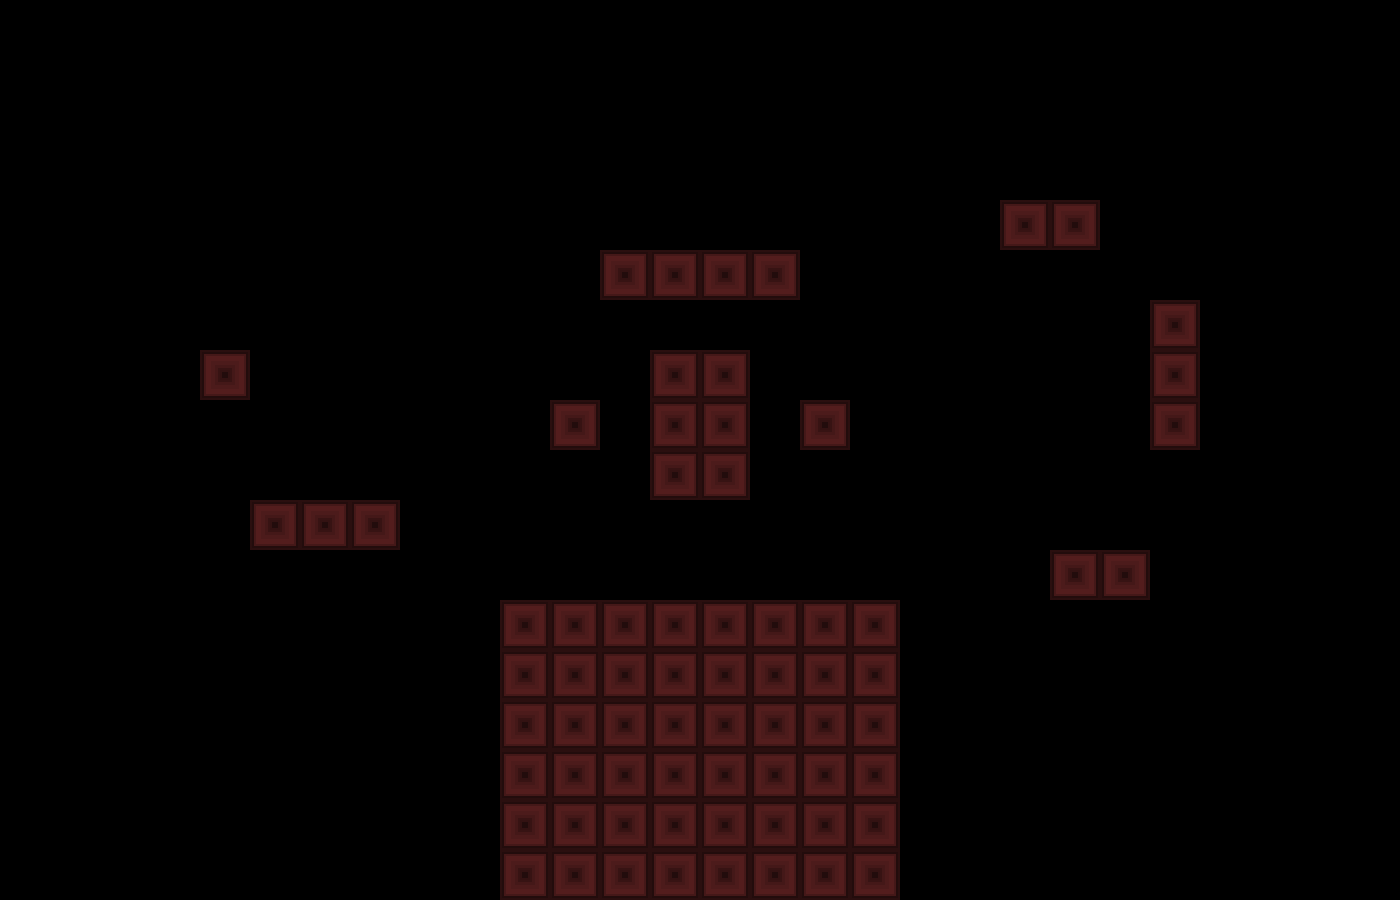

A level layout from a 2D game, rendered from its tile map. Below: a short description, then the map file with tile-grid data replaced by summaries:
An orthogonal 28x18 tile map with 50x50 px tiles, 3 tile layers (tiles-main, tiles-deco, tiles-deco2), 8 tilesets and 32 objects (28x spike, 4x slab).

<map version="1.10" tiledversion="1.11.2" orientation="orthogonal" renderorder="right-down" width="28" height="18" tilewidth="50" tileheight="50" infinite="0" nextlayerid="26" nextobjectid="1017">
 <properties>
  <property name="songName" value="rain" />
 </properties>
 <tileset firstgid="1" source="ch1-tiles.tsx" />
 <tileset firstgid="81" source="../../textures/trampoline.tsx" />
 <tileset firstgid="84" source="../../textures/save.tsx" />
 <tileset firstgid="85" source="../../textures/spike.tsx" />
 <tileset firstgid="93" source="../../textures/laser.tsx" />
 <tileset firstgid="111" source="../../textures/light.tsx" />
 <tileset firstgid="112" source="../../textures/trampoline-mini.tsx" />
 <tileset firstgid="121" source="../../textures/transition-tiles.tsx" />
 <layer id="1" name="tiles-main" width="28" height="18">
  <data>[504 cells, 71 non-empty, 1 distinct tile ids]</data>
 </layer>
 <layer id="5" name="tiles-deco" width="28" height="18">
  <data>[504 cells, 0 non-empty, 0 distinct tile ids]</data>
 </layer>
 <layer id="18" name="tiles-deco2" width="28" height="18">
  <data>[504 cells, 0 non-empty, 0 distinct tile ids]</data>
 </layer>
 <objectgroup id="16" name="falling">
  <properties>
   <property name="direction" value="down" />
  </properties>
 </objectgroup>
 <objectgroup id="13" name="platform" />
 <objectgroup id="7" name="trampoline" />
 <objectgroup id="19" name="trampoline-mini" />
 <objectgroup id="9" name="spike-normal" visible="0">
  <object id="982" name="spike" gid="91" x="0" y="760" width="50" height="50">
   <properties>
    <property name="direction" value="6" />
   </properties>
  </object>
  <object id="983" name="spike" gid="91" x="50" y="760" width="50" height="50">
   <properties>
    <property name="direction" value="6" />
   </properties>
  </object>
  <object id="984" name="spike" gid="91" x="100" y="760" width="50" height="50">
   <properties>
    <property name="direction" value="6" />
   </properties>
  </object>
  <object id="985" name="spike" gid="91" x="150" y="760" width="50" height="50">
   <properties>
    <property name="direction" value="6" />
   </properties>
  </object>
  <object id="986" name="spike" gid="91" x="200" y="760" width="50" height="50">
   <properties>
    <property name="direction" value="6" />
   </properties>
  </object>
  <object id="987" name="spike" gid="91" x="250" y="760" width="50" height="50">
   <properties>
    <property name="direction" value="6" />
   </properties>
  </object>
  <object id="988" name="spike" gid="91" x="300" y="760" width="50" height="50">
   <properties>
    <property name="direction" value="6" />
   </properties>
  </object>
  <object id="989" name="spike" gid="91" x="350" y="760" width="50" height="50">
   <properties>
    <property name="direction" value="6" />
   </properties>
  </object>
  <object id="990" name="spike" gid="91" x="400" y="760" width="50" height="50">
   <properties>
    <property name="direction" value="6" />
   </properties>
  </object>
  <object id="991" name="spike" gid="91" x="450" y="760" width="50" height="50">
   <properties>
    <property name="direction" value="6" />
   </properties>
  </object>
  <object id="992" name="spike" gid="91" x="500" y="760" width="50" height="50">
   <properties>
    <property name="direction" value="6" />
   </properties>
  </object>
  <object id="993" name="spike" gid="91" x="550" y="760" width="50" height="50">
   <properties>
    <property name="direction" value="6" />
   </properties>
  </object>
  <object id="994" name="spike" gid="91" x="600" y="760" width="50" height="50">
   <properties>
    <property name="direction" value="6" />
   </properties>
  </object>
  <object id="995" name="spike" gid="91" x="650" y="760" width="50" height="50">
   <properties>
    <property name="direction" value="6" />
   </properties>
  </object>
  <object id="996" name="spike" gid="91" x="700" y="760" width="50" height="50">
   <properties>
    <property name="direction" value="6" />
   </properties>
  </object>
  <object id="997" name="spike" gid="91" x="750" y="760" width="50" height="50">
   <properties>
    <property name="direction" value="6" />
   </properties>
  </object>
  <object id="998" name="spike" gid="91" x="800" y="760" width="50" height="50">
   <properties>
    <property name="direction" value="6" />
   </properties>
  </object>
  <object id="999" name="spike" gid="91" x="850" y="760" width="50" height="50">
   <properties>
    <property name="direction" value="6" />
   </properties>
  </object>
  <object id="1000" name="spike" gid="91" x="900" y="760" width="50" height="50">
   <properties>
    <property name="direction" value="6" />
   </properties>
  </object>
  <object id="1001" name="spike" gid="91" x="950" y="760" width="50" height="50">
   <properties>
    <property name="direction" value="6" />
   </properties>
  </object>
  <object id="1002" name="spike" gid="91" x="1000" y="760" width="50" height="50">
   <properties>
    <property name="direction" value="6" />
   </properties>
  </object>
  <object id="1003" name="spike" gid="91" x="1050" y="760" width="50" height="50">
   <properties>
    <property name="direction" value="6" />
   </properties>
  </object>
  <object id="1004" name="spike" gid="91" x="1100" y="760" width="50" height="50">
   <properties>
    <property name="direction" value="6" />
   </properties>
  </object>
  <object id="1005" name="spike" gid="91" x="1150" y="760" width="50" height="50">
   <properties>
    <property name="direction" value="6" />
   </properties>
  </object>
  <object id="1006" name="spike" gid="91" x="1200" y="760" width="50" height="50">
   <properties>
    <property name="direction" value="6" />
   </properties>
  </object>
  <object id="1007" name="spike" gid="91" x="1250" y="760" width="50" height="50">
   <properties>
    <property name="direction" value="6" />
   </properties>
  </object>
  <object id="1008" name="spike" gid="91" x="1300" y="760" width="50" height="50">
   <properties>
    <property name="direction" value="6" />
   </properties>
  </object>
  <object id="1009" name="spike" gid="91" x="1350" y="760" width="50" height="50">
   <properties>
    <property name="direction" value="6" />
   </properties>
  </object>
 </objectgroup>
 <objectgroup id="8" name="save" />
 <objectgroup id="21" name="acidlayer" />
 <objectgroup id="10" name="laser" />
 <objectgroup id="11" name="bg">
  <properties>
   <property name="bgName" value="castleBG3" />
  </properties>
 </objectgroup>
 <objectgroup id="12" name="foregroundEffect">
  <properties>
   <property name="foregroundEffectType" value="toxic" />
  </properties>
 </objectgroup>
 <objectgroup id="22" name="mapEffect">
  <properties>
   <property name="effectType" value="poison-fog" />
  </properties>
 </objectgroup>
 <objectgroup id="15" name="music">
  <properties>
   <property name="songName" value="castle_underground" />
  </properties>
 </objectgroup>
 <objectgroup id="20" name="warps" />
 <objectgroup id="25" name="slab">
  <object id="1012" name="slab" gid="23" x="1200" y="450" width="50" height="50" />
  <object id="1013" name="slab" gid="23" x="1200" y="350" width="50" height="50" />
  <object id="1014" name="slab" gid="23" x="250" y="400" width="50" height="50" />
  <object id="1015" name="slab" gid="23" x="300" y="400" width="50" height="50" />
 </objectgroup>
</map>
